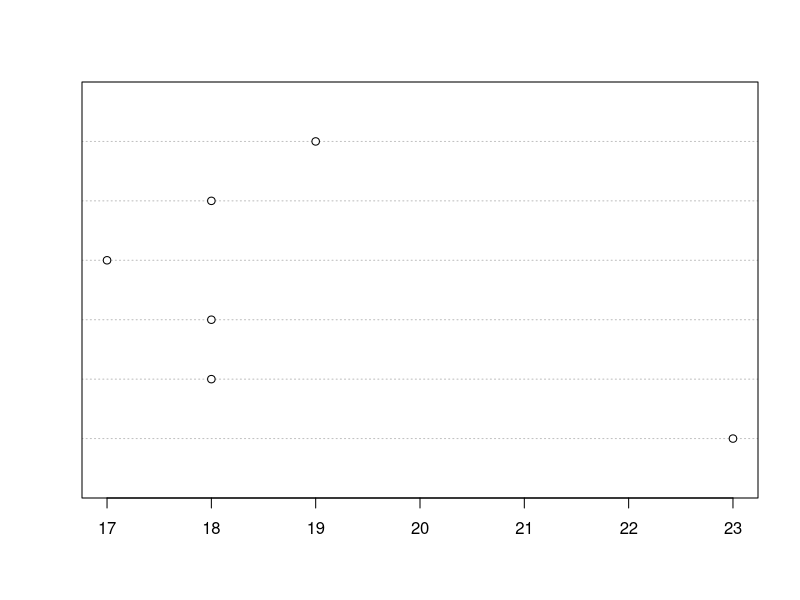
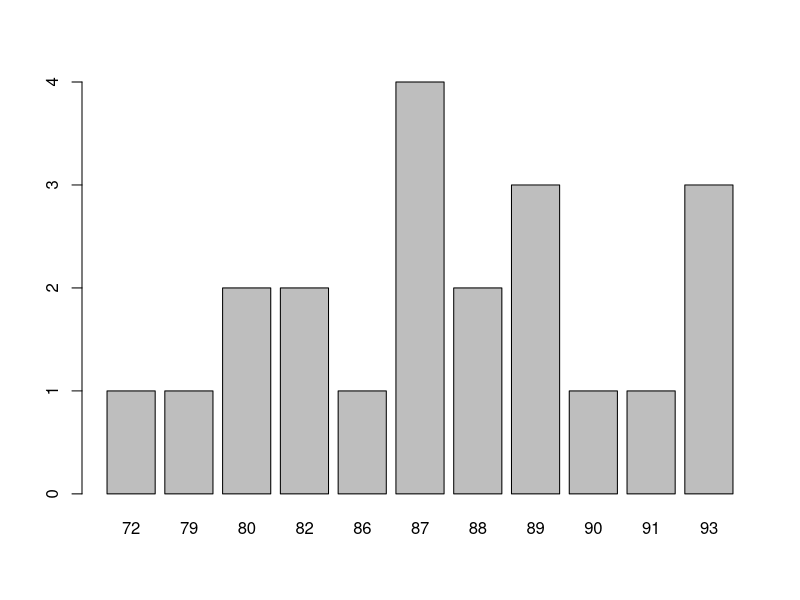
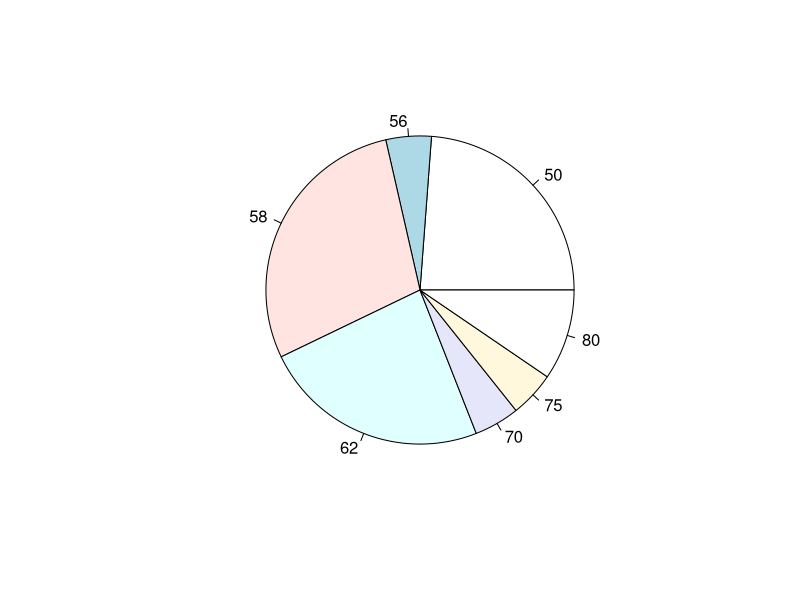
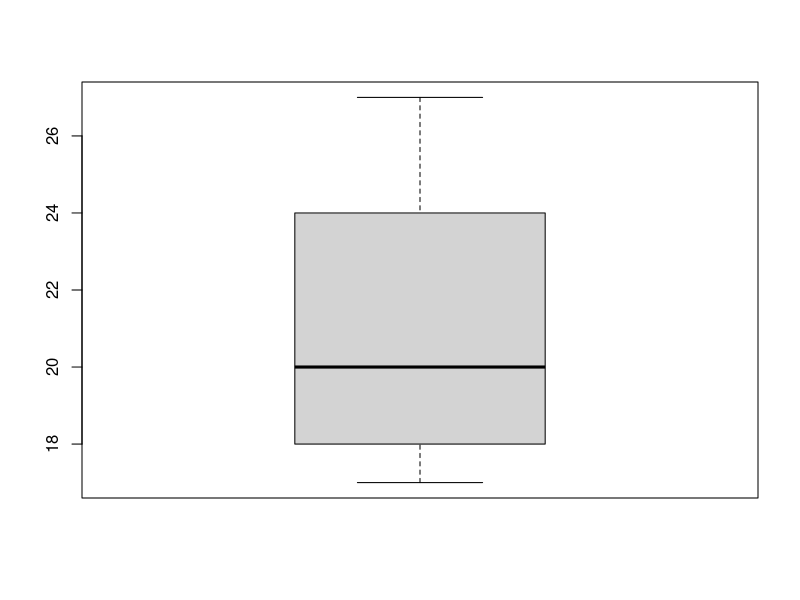
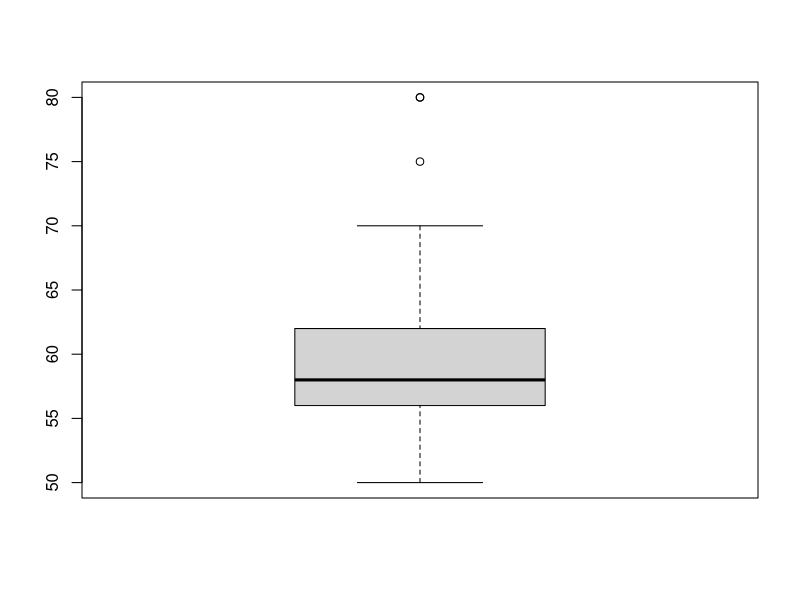
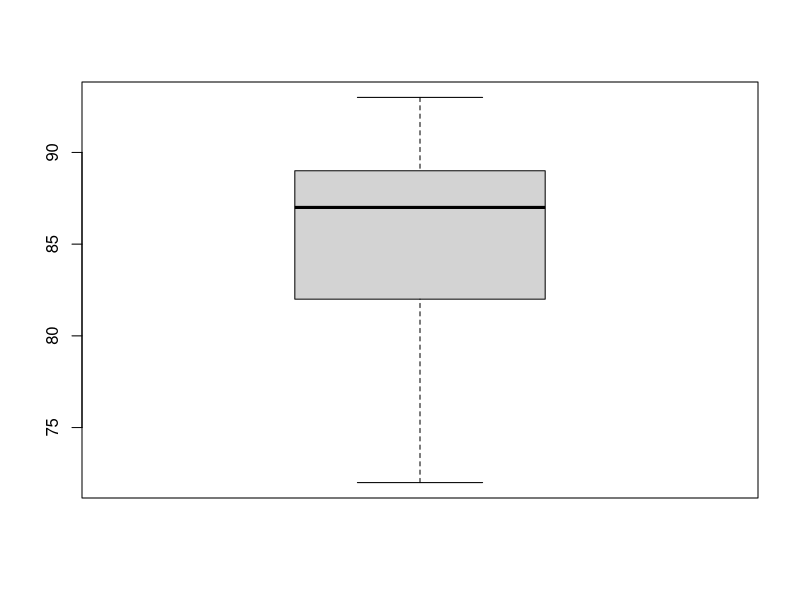
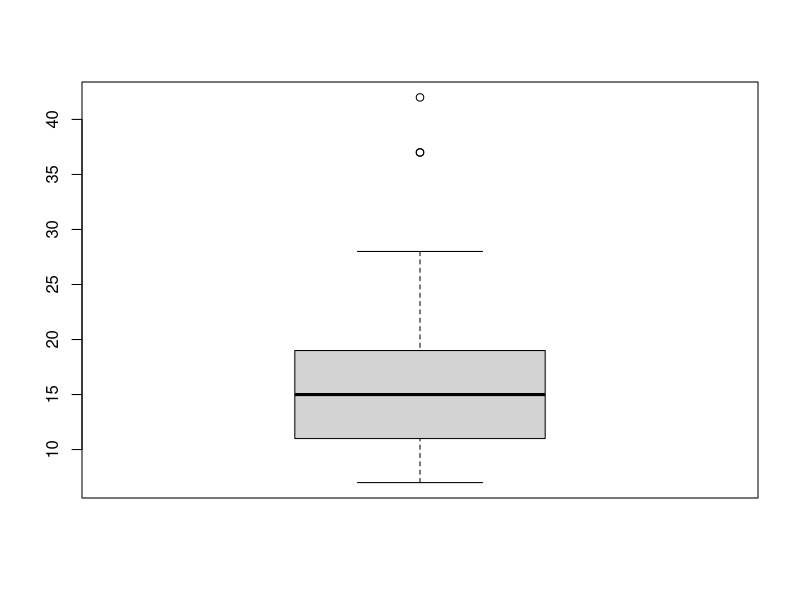

These figures' R source, in order: (Note: this script raises an error after producing the figures.)
#Exercicis sessi? 1
#Q?estionari sessi? 2
data("stackloss")
head(stackloss)
stackloss$Air.Flow
stackloss$Air.Flow[5]
stackloss$Air.Flow[c(5,9,20)]
dim(stackloss)
ni <- table(stackloss$Air.Flow)
fi <- ni/length(stackloss$Air.Flow)
Ni <- cumsum(ni); Ni
Fi <- cumsum(fi); Fi
stem(stackloss$Air.Flow)
stackloss$Water.Temp
table(stackloss$Water.Temp)
dotchart(stackloss$Water.Temp[stackloss$Air.Flow==58])
table(stackloss$Acid.Conc.)
barplot(table(stackloss$Acid.Conc.))
pie(table(stackloss$Air.Flow))        
boxplot(stackloss$Water.Temp)
boxplot(stackloss$Air.Flow)
boxplot(stackloss$Acid.Conc.)
boxplot(stackloss$stack.loss)
mean(stackloss$Air.Flow) #mitjana
median(stackloss$Water.Temp) #mediana
quantile(stackloss$Acid.Conc.) #Trobar quantils
quantile(stackloss$stack.loss, 0.18)
IQR(stackloss$Water.Temp)
sd(stackloss$Acid.Conc.)
var(stackloss$Air.Flow)
#Exercici 2
#Taula Origen
table(DatosCoches$Origin)
ni <- table(DatosCoches$Origin); ni
fi <- ni/length(DatosCoches$Origin); fi
#Taula Acceleració
dades = c(12.0, 11.5, 11.0, 12.0, 10.5, 10.0,  9.0,  8.5, 10.0,  8.5, 17.5, 11.5, 11.0, 10.5, 11.0, 10.0,  8.0,  8.0,  9.5, 10.0, 15.0, 15.5, 15.5,
          16.0, 14.5, 20.5, 17.5, 14.5, 17.5, 12.5, 15.0, 14.0, 15.0, 13.5, 18.5, 15.5, 16.9, 14.9, 17.7, 15.3, 13.0, 13.0, 13.9, 12.8, 15.4, 14.5,
          17.6, 17.6, 22.2, 22.1, 14.2, 17.4, 17.7, 21.0, 16.2, 17.8, 12.2, 17.0, 16.4, 13.6, 15.7, 13.2, 21.9, 15.5, 16.7, 12.1, 12.0, 15.0, 14.0,
          19.6, 18.6, 18.0, 16.2, 16.0, 18.0, 16.4, 20.5, 15.3, 18.2, 17.6, 14.7, 17.3, 14.5, 14.5, 16.9, 15.0, 15.7, 16.2, 16.4, 17.0, 14.5, 14.7,
          13.9, 13.0, 17.3, 15.6, 24.6, 11.6, 18.6, 19.4);
breaks = seq(8,26,by=3);
dades2 = cut(dades, breaks, right=FALSE);
head(dades2, n=6);
ni <- table(dades2); ni
fi <- ni/length(dades); fi
Ni <- cumsum(ni); Ni
Fi <- cumsum(fi); Fi
#Taula MPG
dades = c(18.0, 15.0, 18.0, 16.0, 17.0, 15.0, 14.0, 14.0, 14.0, 15.0, 15.0, 14.0, 15.0, 14.0, 24.0, 22.0, 18.0,
          21.0, 27.0, 26.0, 25.0, 24.0, 25.0, 26.0, 21.0, 10.0, 10.0, 11.0,  9.0, 28.0, 25.0, 25.0, 26.0, 27.0, 17.5, 16.0, 15.5, 14.5, 22.0, 22.0,
          24.0, 22.5, 29.0, 24.5, 29.0, 33.0, 20.0, 18.0, 18.5, 17.5, 29.5, 32.0, 28.0, 26.5, 20.0, 13.0, 19.0, 19.0, 16.5, 16.5, 13.0, 13.0, 13.0,
          28.0, 27.0, 34.0, 31.0, 29.0, 27.0, 24.0, 23.0, 36.0, 37.0, 31.0, 38.0, 36.0, 36.0, 36.0, 34.0, 38.0, 32.0, 38.0, 25.0, 38.0, 26.0, 22.0,
          32.0, 36.0, 27.0, 27.0, 44.0, 32.0, 28.0, 31.0);
breaks = seq(5,45,by=10);
dades2 = cut(dades, breaks, left=FALSE);
head(dades2, n=4);
ni <- table(dades2); ni
fi <- ni/length(dades); fi
Ni <- cumsum(ni); Ni
Fi <- cumsum(fi); Fi
hist(dades) #Histograma
#Gràfic de caixes
boxplot(DatosCoches$Acceleration);
boxplot(DatosCoches$Cylinders);
boxplot(DatosCoches$Displacement);
boxplot(DatosCoches$Horsepower);
boxplot(DatosCoches$MPG);
boxplot(DatosCoches$Mfg);
boxplot(DatosCoches$Weigth)
#¿Cuál es la media de las millas por galón (MPG) de los coches fabricados en Estados Unidos?

#¿Cuál es la mediana del peso de los coches que tienen 8 cilindros? 


#¿Cuál es el primer cuartil del desplazamiento?
quantile(DatosCoches$Displacement,0.25)
#¿Cuál es la desviación típica sin corregir de la potencia?
dades = c(130, 165, 150, 150, 140, 198, 220, 215, 225, 190, 115, 165, 153, 175, 175, 170, 160, 140, 150, 225,  95,  95,  97,  85,  88,  46,  87,  90,  95,
113,  90, 215, 200, 210, 193,  86,  81,  92,  79,  83, 140, 150, 120, 152, 100, 105,  81,  90,  52,  60,  70,  53, 100,  78, 110,  95,  71,  70,
75,  72, 102, 150,  88, 108, 120, 180, 145, 130, 150,  88,  88,  88,  85,  84,  90,  92, 74,  68, 68,  63,  70,  88,  75,  70,  67,  67,
67, 110,  85,  92, 112,  96,  84,  90,  86,  52,  84,  79,  82);
sqrt((99-1)/99)*sd(dades)
#Realiza el gráfico de sectores del número de cilindros.¿Cuál es el número que menos se repite?
pie(table(DatosCoches$Cylinders))